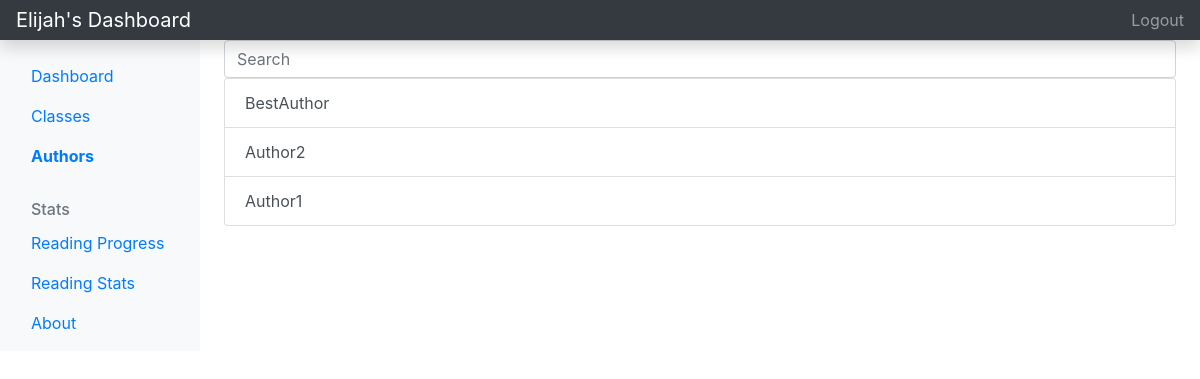
/authors/ (signed in), run on the app's committed database.
### main/models.py (models this page shows, shortened)
class User(AbstractUser):
    courses = models.ManyToManyField(Course, related_name="user") # courses the user is taking
    papers = models.ManyToManyField(Paper, related_name="user") # the papers the user has added

class Paper(models.Model):
    title = models.CharField(max_length=200, blank=False) # title of the paper, required
    author = models.CharField(max_length=200, blank=True) # author of the paper, not required
    totalPages = models.IntegerField(default=1) # number of pages in the paper (set by user), defaults to 1
    readPages = models.IntegerField(default=0) # number of pages the user has read, defaults to 0
    url = models.CharField(max_length=200, blank=True) # url link of the paper, not required
    addDate = models.DateTimeField(auto_now_add=True, null=True) # time this paper was added by the user
    dueDate = models.DateTimeField(auto_now_add=False, null=True) # time this paper is due
    comments = models.TextField(blank=True) # user added comment about paper
    course = models.ForeignKey(Course, on_delete=models.DO_NOTHING, related_name="paper") # the course this paper belongs to
    def __str__(self):
        return f'{self.title} by {self.author}, {self.totalPages} pages due {self.addDate}'

### main/views.py (the view)
# urls.py: path('authors/', authors_view),
def authors_view(request):
    if not request.user.is_authenticated:
        return redirect('/accounts?needLogin=True')
    authors = []
    papers = []
    try:
        papers = request.user.papers.all().order_by('dueDate')
    except:
        pass
    for paper in papers:
        print(str(paper))
        if paper.author not in authors and paper.author != '':
            authors.append(paper.author)
    return render(request, 'authors.html', {'authors': authors, 'papers': papers})

### main/templates/authors.html (shortened to what this page needs)
<!doctype html>
<html lang="en">
<head>
    <link rel="stylesheet" href="https://cdn.jsdelivr.net/npm/bootstrap@4.5.3/dist/css/bootstrap.min.css"
>
</head>
<body>
    <header class="navbar navbar-dark sticky-top bg-dark flex-md-nowrap p-0 shadow">
        <a class="navbar-brand col-md-3 col-lg-2 me-0 px-3" href="/dashboard">{{request.user.username}}'s Dashboard</a>
        <ul class="navbar-nav px-3">
            <li class="nav-item text-nowrap">
                <a class="nav-link" href="/logout">Logout</a>
            </li>
        </ul>
    </header>
    <div class="container-fluid">
        <div class="row">
            <nav id="sidebarMenu" class="col-md-3 col-lg-2 d-md-block bg-light sidebar collapse">
                <div class="position-sticky pt-3">
                    <ul class="nav flex-column">
                        <li class="nav-item">
                            <a class="nav-link" aria-current="page" href="/">
                                Dashboard
                            </a>
                        </li>
                        <li class="nav-item">
                            <a class="nav-link" href="/classes">
                                Classes
                            </a>
                        </li>
                        <li class="nav-item">
                            <a class="nav-link active" href="/authors">
                                Authors
                            </a>
                        </li>
                    </ul>
                    <h6
                        class="sidebar-heading d-flex justify-content-between align-items-center px-3 mt-4 mb-1 text-muted">
                        <span>Stats</span>
                    </h6>
                    <ul class="nav flex-column mb-2">
                        <li class="nav-item">
                            <a class="nav-link" href="/readingProgress">
                                Reading Progress
                            </a>
                        </li>
                        <li class="nav-item">
                            <a class="nav-link" href="/readingStats">
                                Reading Stats
                            </a>
                        </li>
                        <li class="nav-item">
                            <a class="nav-link" aria-current="page" href="/about">
                                About
                            </a>
                        </li>
                    </ul>
                </div>
            </nav>
            <main class="col-md-9 ms-sm-auto col-lg-10 px-md-4">
                <input id="searchbar" class="form-control mr-sm-2" type="search" placeholder="Search" aria-label="Search">
                <div id="allClasses" class="list-group">
                    {% for author in authors %}
                    <a class="list-group-item list-group-item-action" href="/authorReadings?name={{author}}">
                        {{author}}
                    </a>
                    {% endfor %}
                </div>
            </main>
        </div>
    </div>
</body>
</html>

### main/templates/authors.html (style rules this page uses)
.active { font-weight: bold; }

### data on the page
User: user.username "Elijah"
Paper: authors "BestAuthor"
Paper: authors "Author2"
Paper: authors "Author1"
